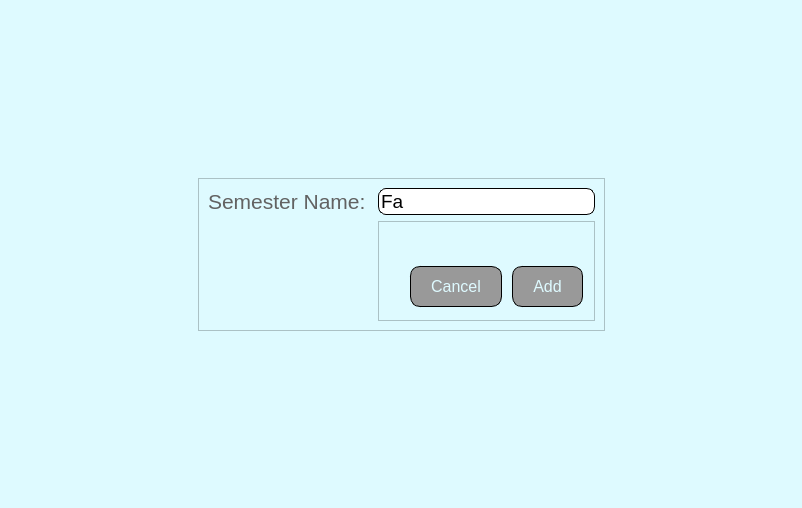
<?xml version="1.0" encoding="UTF-8"?>
<ui version="4.0">
 <class>Form</class>
 <widget class="QWidget" name="Form">
  <property name="geometry">
   <rect>
    <x>0</x>
    <y>0</y>
    <width>802</width>
    <height>508</height>
   </rect>
  </property>
  <property name="windowTitle">
   <string>Form</string>
  </property>
  <property name="styleSheet">
   <string notr="true">background-color: rgb(222, 250, 255);</string>
  </property>
  <layout class="QGridLayout" name="gridLayout">
   <item row="2" column="1">
    <spacer name="verticalSpacer_2">
     <property name="orientation">
      <enum>Qt::Vertical</enum>
     </property>
     <property name="sizeHint" stdset="0">
      <size>
       <width>20</width>
       <height>40</height>
      </size>
     </property>
    </spacer>
   </item>
   <item row="1" column="0">
    <spacer name="horizontalSpacer">
     <property name="orientation">
      <enum>Qt::Horizontal</enum>
     </property>
     <property name="sizeHint" stdset="0">
      <size>
       <width>40</width>
       <height>20</height>
      </size>
     </property>
    </spacer>
   </item>
   <item row="1" column="1">
    <widget class="QFrame" name="frame">
     <property name="styleSheet">
      <string notr="true">background-color:rgb(222, 250, 255)</string>
     </property>
     <property name="frameShape">
      <enum>QFrame::StyledPanel</enum>
     </property>
     <property name="frameShadow">
      <enum>QFrame::Raised</enum>
     </property>
     <layout class="QGridLayout" name="gridLayout_3">
      <item row="0" column="2">
       <widget class="QLabel" name="label">
        <property name="maximumSize">
         <size>
          <width>16777215</width>
          <height>50</height>
         </size>
        </property>
        <property name="font">
         <font>
          <pointsize>16</pointsize>
         </font>
        </property>
        <property name="styleSheet">
         <string notr="true">color: rgb(98, 98, 98);</string>
        </property>
        <property name="text">
         <string>Semester Name: </string>
        </property>
       </widget>
      </item>
      <item row="0" column="3">
       <widget class="QLineEdit" name="lineEdit_P5_SName">
        <property name="enabled">
         <bool>true</bool>
        </property>
        <property name="sizePolicy">
         <sizepolicy hsizetype="Expanding" vsizetype="Minimum">
          <horstretch>0</horstretch>
          <verstretch>0</verstretch>
         </sizepolicy>
        </property>
        <property name="maximumSize">
         <size>
          <width>16777215</width>
          <height>33</height>
         </size>
        </property>
        <property name="sizeIncrement">
         <size>
          <width>0</width>
          <height>0</height>
         </size>
        </property>
        <property name="baseSize">
         <size>
          <width>0</width>
          <height>0</height>
         </size>
        </property>
        <property name="font">
         <font>
          <family>MS Shell Dlg 2</family>
          <pointsize>14</pointsize>
          <weight>50</weight>
          <bold>false</bold>
         </font>
        </property>
        <property name="styleSheet">
         <string notr="true">border-radius: 8px;
border: 0.5px solid black;
background-color: rgb(255, 255, 255);
</string>
        </property>
        <property name="text">
         <string>Fa</string>
        </property>
        <property name="placeholderText">
         <string>Ex. Fall-2023</string>
        </property>
       </widget>
      </item>
      <item row="1" column="3">
       <widget class="QFrame" name="frame_2">
        <property name="maximumSize">
         <size>
          <width>16777215</width>
          <height>100</height>
         </size>
        </property>
        <property name="frameShape">
         <enum>QFrame::StyledPanel</enum>
        </property>
        <property name="frameShadow">
         <enum>QFrame::Raised</enum>
        </property>
        <layout class="QGridLayout" name="gridLayout_2">
         <item row="1" column="1">
          <widget class="QPushButton" name="pushButton_P5_Cancel">
           <property name="font">
            <font>
             <family>MS Shell Dlg 2</family>
             <pointsize>-1</pointsize>
             <underline>false</underline>
             <strikeout>false</strikeout>
            </font>
           </property>
           <property name="styleSheet">
            <string notr="true">QPushButton {
    background-color:rgb(153, 153, 153);
    color:rgb(222, 250, 255);
    border: 1px solid;
    padding: 10px 20px;
    text-align: center;
    text-decoration: none;
    display: inline-block;
    font-size: 16px;
    margin: 4px 2px;
    cursor: pointer;
    border-radius: 10px;
}

QPushButton:hover {
    background-color:rgb(153, 153, 153);
    color:rgb(255, 255, 255);

}

QPushButton:pressed  {
    background-color:rgb(255, 255, 255);
    color:rgb(0, 0, 0);}</string>
           </property>
           <property name="text">
            <string>Cancel</string>
           </property>
          </widget>
         </item>
         <item row="1" column="2">
          <widget class="QPushButton" name="pushButton_P5_Add">
           <property name="maximumSize">
            <size>
             <width>16777215</width>
             <height>16777215</height>
            </size>
           </property>
           <property name="font">
            <font>
             <family>MS Shell Dlg 2</family>
             <pointsize>-1</pointsize>
             <underline>false</underline>
             <strikeout>false</strikeout>
            </font>
           </property>
           <property name="styleSheet">
            <string notr="true">QPushButton {
    background-color:rgb(153, 153, 153);
    color:rgb(222, 250, 255);
    border: 1px solid;
    padding: 10px 20px;
    text-align: center;
    text-decoration: none;
    display: inline-block;
    font-size: 16px;
    margin: 4px 2px;
    cursor: pointer;
    border-radius: 10px;
}

QPushButton:hover {
    background-color:rgb(153, 153, 153);
    color:rgb(255, 255, 255);

}

QPushButton:pressed  {
    background-color:rgb(255, 255, 255);
    color:rgb(0, 0, 0);}</string>
           </property>
           <property name="text">
            <string>Add</string>
           </property>
          </widget>
         </item>
         <item row="0" column="0">
          <spacer name="verticalSpacer_3">
           <property name="orientation">
            <enum>Qt::Vertical</enum>
           </property>
           <property name="sizeType">
            <enum>QSizePolicy::Maximum</enum>
           </property>
           <property name="sizeHint" stdset="0">
            <size>
             <width>20</width>
             <height>40</height>
            </size>
           </property>
          </spacer>
         </item>
        </layout>
       </widget>
      </item>
     </layout>
    </widget>
   </item>
   <item row="1" column="2">
    <spacer name="horizontalSpacer_2">
     <property name="orientation">
      <enum>Qt::Horizontal</enum>
     </property>
     <property name="sizeHint" stdset="0">
      <size>
       <width>40</width>
       <height>20</height>
      </size>
     </property>
    </spacer>
   </item>
   <item row="0" column="1">
    <spacer name="verticalSpacer">
     <property name="orientation">
      <enum>Qt::Vertical</enum>
     </property>
     <property name="sizeHint" stdset="0">
      <size>
       <width>20</width>
       <height>40</height>
      </size>
     </property>
    </spacer>
   </item>
  </layout>
 </widget>
 <resources/>
 <connections/>
</ui>
